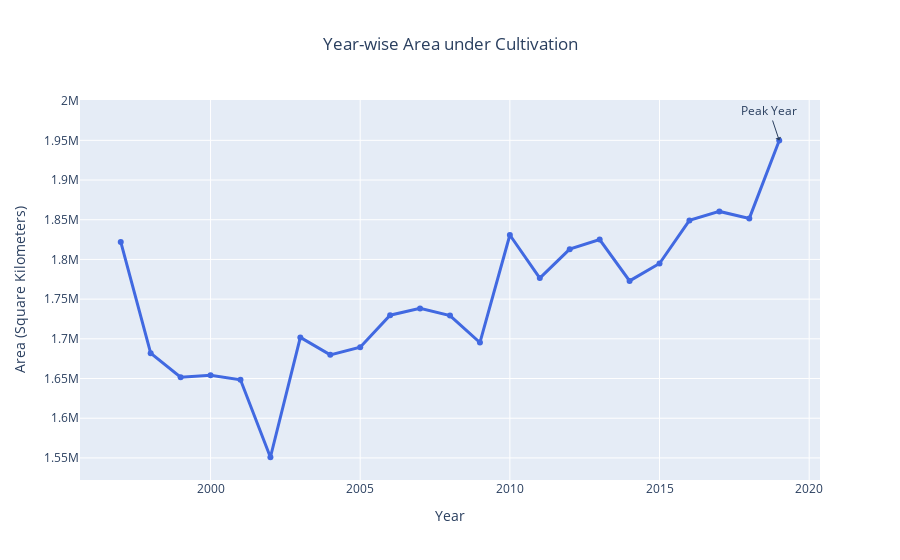

Write notebook code for a chart like this one.
### Code cell
import plotly.express as px

fig = px.line(area_per_year_sq_km.reset_index(), x='Year', y='Area(HEC)', markers=True, title='Year-wise Area under Cultivation')
fig.update_traces(line=dict(color="RoyalBlue", width=3))
fig.update_layout(xaxis_title='Year', yaxis_title='Area (Square Kilometers)', title_x=0.5)
fig.add_annotation(x=max_year, y=max_area, text="Peak Year", showarrow=True, arrowhead=1)
fig.show()

### Figure 1 — Plotly figure (JSON) as saved in the notebook; plotly's stock layout.template omitted (floating-point values rounded to 4 significant figures)
{"data": [{"hovertemplate": "Year=%{x}<br>Area(HEC)=%{y}<extra></extra>", "legendgroup": "", "line": {"color": "RoyalBlue", "dash": "solid", "width": 3}, "marker": {"symbol": "circle"}, "mode": "lines+markers", "name": "", "orientation": "v", "showlegend": false, "type": "scatter", "x": [1997, 1998, 1999, 2000, 2001, 2002, 2003, 2004, 2005, 2006, 2007, 2008, 2009, 2010, 2011, 2012, 2013, 2014, 2015, 2016, 2017, 2018, 2019], "xaxis": "x", "y": [1822000.0, 1682000.0, 1652000.0, 1654000.0, 1648000.0, 1551000.0, 1702000.0, 1680000.0, 1689000.0, 1730000.0, 1738000.0, 1729000.0, 1695000.0, 1831000.0, 1776000.0, 1813000.0, 1825000.0, 1773000.0, 1795000.0, 1849000.0, 1860000.0, 1852000.0, 1950000.0], "yaxis": "y"}], "layout": {"annotations": [{"arrowhead": 1, "showarrow": true, "text": "Peak Year", "x": 2019, "y": 1950000.0}], "legend": {"tracegroupgap": 0}, "title": {"text": "Year-wise Area under Cultivation", "x": 0.5}, "xaxis": {"anchor": "y", "domain": [0, 1], "title": {"text": "Year"}}, "yaxis": {"anchor": "x", "domain": [0, 1], "title": {"text": "Area (Square Kilometers)"}}}}
